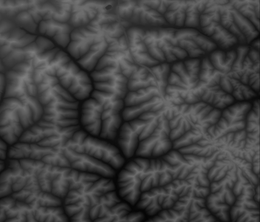
%> input picture program/youxiajiao.png, 260 x 222 px, shrunk from 426 x 363 before the run
$ octave flowsimulation.m   (GNU Octave 9; MATLAB toolbox functions it lacks are replaced by stand-ins)
%> lines starting %> are read from the running program, lines starting %| are printed output that depends on the picture
close all;
clear all;
clc;

%% 显示原图像
grayPic = imread('youxiajiao.png');
%> grayPic is the input picture: size 222x260x3 uint8; min 5, max 129, mean 64.8
%grayPic = imread('step1_filter_50.bmp');
%figure('name', '初始图像'); imshow(grayPic);

%% 灰度化
mysize = size(grayPic);
%> mysize = [222 260 3]
if numel(mysize)>2
    grayPic = rgb2gray(grayPic);
%> grayPic: size 222x260 uint8
end

figure('name', '原始灰度图像'); imshow(grayPic);

% 获取grayPic的行列值
[imageHeight,imageWidth] = size(grayPic);
%> imageHeight = 222; imageWidth = 260

%% 计算水流方向矩阵（选择单流向D8策略）
% 32    64    128
% 16    x     1
% 8     4     2

% 水流方向矩阵
flowDirection = zeros(imageHeight,imageWidth);

% 数据边缘的grid点赋予指向边缘的方向值
for j=1:imageWidth
    flowDirection(1, j) = 64;
    flowDirection(imageHeight, j) = 4;
end
for i=1:imageHeight
    flowDirection(i, 1) = 16;
    flowDirection(i, imageHeight) = 1;
end
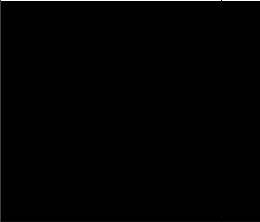
%> flowDirection: size 222x260 double; min 0, max 64, mean 0.4; drawn with min black and max white

for i=2:imageHeight-1
    for j=2:imageWidth-1
        diff1 = grayPic(i, j) - grayPic(i, j+1);
        diff2 = (grayPic(i, j) - grayPic(i+1, j+1)) / sqrt(2);
        diff4 = grayPic(i, j) - grayPic(i+1, j);
        diff8 = (grayPic(i, j) - grayPic(i+1, j-1)) / sqrt(2);
        diff16 = grayPic(i, j) - grayPic(i, j-1);
        diff32 = (grayPic(i, j) - grayPic(i-1, j-1)) / sqrt(2);
        diff64 = grayPic(i, j) - grayPic(i-1, j);
        diff128 = (grayPic(i, j) - grayPic(i-1, j+1)) / sqrt(2);
        diffArray = [diff1, diff2, diff4, diff8, diff16, diff32, diff64, diff128]; %8个方向的距离权落差
        diffMax = max(diffArray); %最大坡降
        diffcount = 0;  % diff = max的计数
        inx = zeros(1, 8); % diff = max的索引

        %统计diff = max的计数并存储索引
        for c=1:8
            if(diffArray(c) == diffMax)
                diffcount = diffcount + 1;
                inx(c) = 1;
            end
        end

        % 用于diff = 0时计算落差值
        value = inx(1)*1 + inx(2)*2 + inx(3)*4 + inx(4)*8 + ...
                inx(5)*16 + inx(6)*32 + inx(7)*64 + inx(8)*128;

        if(diffMax < 0)
            flowDirection(i, j) = -1; % 最大落差值小于0的赋值-1表示方向未定
        elseif(diffMax == 0)
            if(diffcount == 8)
                flowDirection(i, j) = 255; % 8个邻域高程值都跟中心相同的话，赋255
            else
                flowDirection(i, j) = value; %否则赋相加的值
            end
        else % 对于〉0的值，直接选第一个相等的方向
            switch diffMax
                case diff1
                    flowDirection(i, j) = 1;
                case diff2
                    flowDirection(i, j) = 2;
                case diff4
                    flowDirection(i, j) = 4;
                case diff8
                    flowDirection(i, j) = 8;
                case diff16
                    flowDirection(i, j) = 16;
                case diff32
                    flowDirection(i, j) = 32;
                case diff64
                    flowDirection(i, j) = 64;
                case diff128
                    flowDirection(i, j) = 128;
            end % end of switch
        end % end of if(diffMax < 0)
    end % end of for(j)
end % end of for(i)
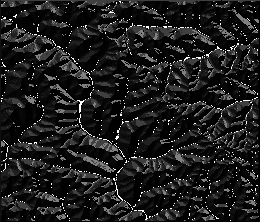
%> flowDirection: size 222x260 double; min 0, max 255, mean 29.4
%> after the loop, inx = [1 0 0 0 0 0 0 0]

%% 计算水流累计量

water = zeros(imageHeight, imageWidth);
for i=1:imageHeight
    for j=1:imageWidth
        water(i, j)=1;
    end
end
%> water: size 222x260 double; every value is 1

% 从左上角开始落雨
for i=2:imageHeight-1
    for j=2:imageWidth-1
        switch flowDirection(i, j) % 根据当前节点的流水方向将其水量添加到对应方向
            case 1
                water(i, j+1) = water(i, j+1) + water(i, j);
            case 2
                water(i+1, j+1) = water(i+1, j+1) + water(i, j);
            case 4
                water(i+1, j) = water(i+1, j) + water(i, j);
            case 8
                water(i+1, j-1) = water(i+1, j-1) + water(i, j);
            case 16
                water(i, j-1) = water(i, j-1) + water(i, j);
            case 32
                water(i-1, j-1) = water(i-1, j-1) + water(i, j);
            case 64
                water(i-1, j) = water(i-1, j) + water(i, j);
            case 128
                water(i-1, j+1) = water(i-1, j+1) + water(i, j);
            case 255
                water(i, j) = max([water(i-1, j-1), water(i-1, j), water(i-1, j+1),...
                                  water(i, j-1), water(i, j),water(i, j+1),...
                                  water(i+1, j-1), water(i-1, j-1), water(i-1, j-1)]);
        end
    end
end
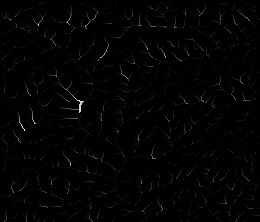
%> water: size 222x260 double; min 1, max 261, mean 4.6; drawn with min black and max white


% 从右下角模拟落雨
for i=imageHeight-1:-1:2
    for j=imageWidth-1:-1:2
        switch flowDirection(i, j)
            case 1
                water(i, j+1) = water(i, j+1) + water(i, j);
            case 2
                water(i+1, j+1) = water(i+1, j+1) + water(i, j);
            case 4
                water(i+1, j) = water(i+1, j) + water(i, j);
            case 8
                water(i+1, j-1) = water(i+1, j-1) + water(i, j);
            case 16
                water(i, j-1) = water(i, j-1) + water(i, j);
            case 32
                water(i-1, j-1) = water(i-1, j-1) + water(i, j);
            case 64
                water(i-1, j) = water(i-1, j) + water(i, j);
            case 128
                water(i-1, j+1) = water(i-1, j+1) + water(i, j);
            case 255
                water(i, j) = max([water(i-1, j-1), water(i-1, j), water(i-1, j+1),...
                                  water(i, j-1), water(i, j),water(i, j+1),...
                                  water(i+1, j-1), water(i-1, j-1), water(i-1, j-1)]);
        end
    end
end

% 从左下角模拟落雨
for i=imageHeight-1:-1:2
    for j=2:imageWidth-1
        switch flowDirection(i, j)
            case 1
                water(i, j+1) = water(i, j+1) + water(i, j);
            case 2
                water(i+1, j+1) = water(i+1, j+1) + water(i, j);
            case 4
                water(i+1, j) = water(i+1, j) + water(i, j);
            case 8
                water(i+1, j-1) = water(i+1, j-1) + water(i, j);
            case 16
                water(i, j-1) = water(i, j-1) + water(i, j);
            case 32
                water(i-1, j-1) = water(i-1, j-1) + water(i, j);
            case 64
                water(i-1, j) = water(i-1, j) + water(i, j);
            case 128
                water(i-1, j+1) = water(i-1, j+1) + water(i, j);
            case 255
                water(i, j) = max([water(i-1, j-1), water(i-1, j), water(i-1, j+1),...
                                  water(i, j-1), water(i, j),water(i, j+1),...
                                  water(i+1, j-1), water(i-1, j-1), water(i-1, j-1)]);
        end
    end
end
% 从右上角模拟落雨
for i=2:imageHeight-1
    for j=imageWidth-1:-1:2
        switch flowDirection(i, j)
            case 1
                water(i, j+1) = water(i, j+1) + water(i, j);
            case 2
                water(i+1, j+1) = water(i+1, j+1) + water(i, j);
            case 4
                water(i+1, j) = water(i+1, j) + water(i, j);
            case 8
                water(i+1, j-1) = water(i+1, j-1) + water(i, j);
            case 16
                water(i, j-1) = water(i, j-1) + water(i, j);
            case 32
                water(i-1, j-1) = water(i-1, j-1) + water(i, j);
            case 64
                water(i-1, j) = water(i-1, j) + water(i, j);
            case 128
                water(i-1, j+1) = water(i-1, j+1) + water(i, j);
            case 255
                water(i, j) = max([water(i-1, j-1), water(i-1, j), water(i-1, j+1),...
                                  water(i, j-1), water(i, j),water(i, j+1),...
                                  water(i+1, j-1), water(i-1, j-1), water(i-1, j-1)]);
        end
    end
end
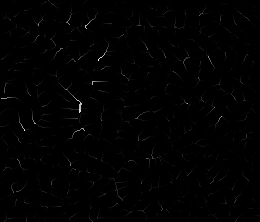
%> water: size 222x260 double; min 1, max 17357, mean 122.3; drawn with min black and max white

% figure('name', '初始汇水量图'); imshow(water);

for i=1:imageHeight
    for j=1:imageWidth
        if(water(i, j) < 255)
            water(i, j) = 0;
        %else
            %water(i, j) = 255;
        end
    end
end

figure('name', '汇水量图'); imshow(water);
%> after `imshow(water)`:
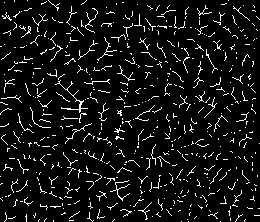
%> displayed picture: size 222x260, on the screen's scale of 0 to 255; 7.4% white in thin lines or dots

% [34 lines of commented-out code are left out]
        end
    end
end
%}

afterthin = bwmorph(water,'thin',Inf);
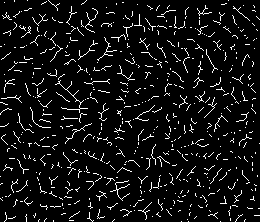
%> afterthin: size 222x260 logical; 6.9% white in thin lines or dots
figure('name', '细化之后图像'); imshow(afterthin);
afterspur = bwmorph(afterthin, 'spur');
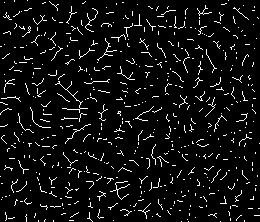
%> afterspur: size 222x260 logical; 6.1% white in thin lines or dots
% figure('name', 'spur之后图像'); imshow(afterspur);

$ run again, with program/111.png copied over program/youxiajiao.png
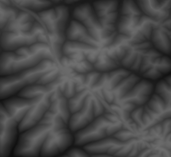
%> input picture program/111.png, 171 x 157 px
%> grayPic is the input picture: size 157x171x3 uint8; min 13, max 114, mean 71.1
%> grayPic: size 157x171 uint8
%> after the loop `for i=2:imageHeight-1`:
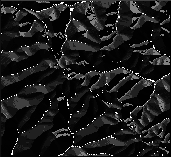
%> flowDirection: size 157x171 double; min 0, max 255, mean 27.1
%> after the loop `for i=2:imageHeight-1`: inx = [1 0 0 0 0 0 0 0]
%> afterthin: size 157x171 logical; 6.4% white in thin lines or dots
%> `afterspur = bwmorph(afterthin, 'spur');`:
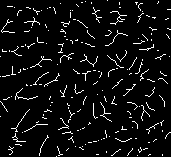
%> afterspur: size 157x171 logical; 5.7% white in thin lines or dots
